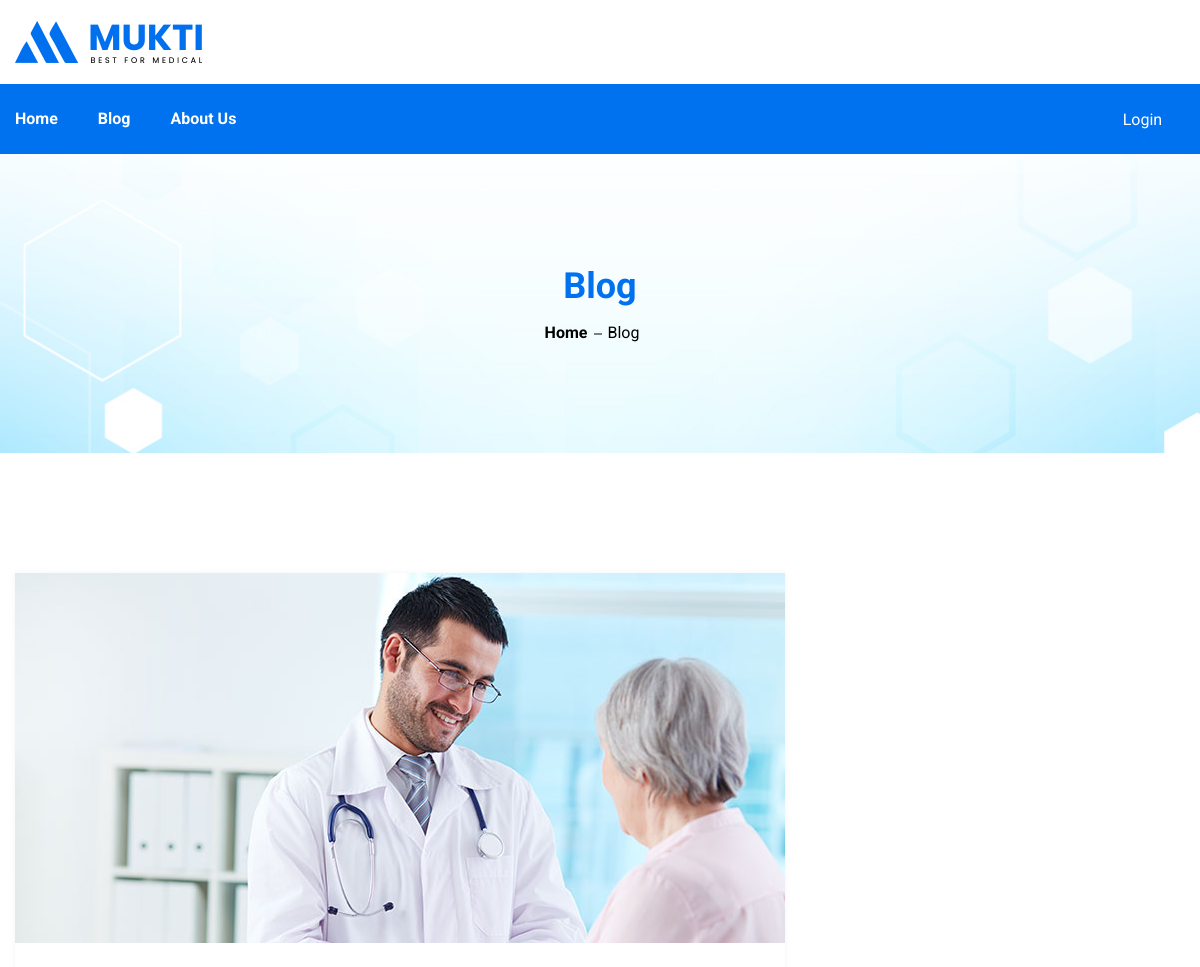
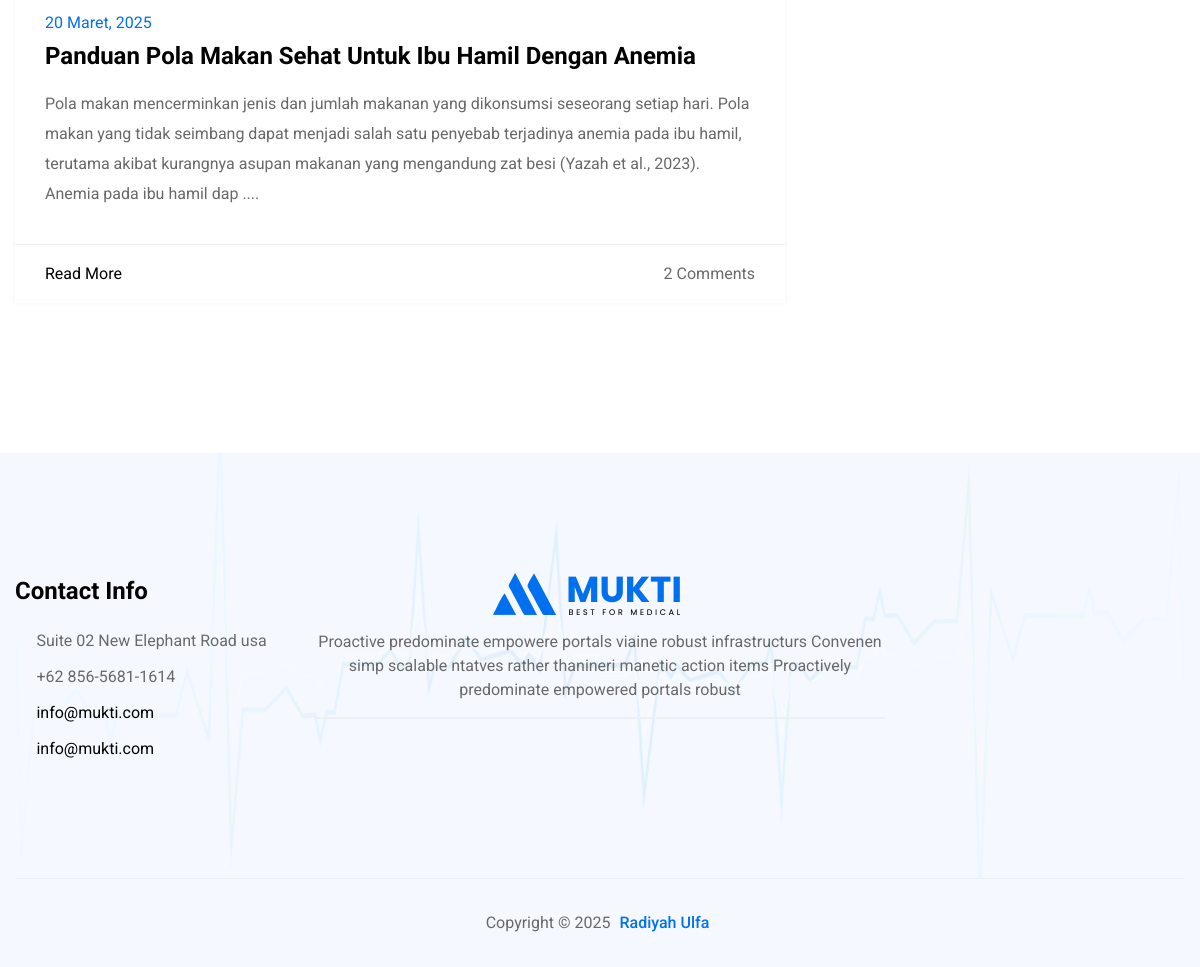
Screenshot of /blog.php with the database file from the repository (2 pictures, top to bottom).
### tables this page shows
CREATE TABLE `blog` (
  `id` int(11) NOT NULL,
  `gambar` varchar(255) DEFAULT NULL,
  `nama_blog` varchar(255) NOT NULL,
  `tanggal` timestamp NOT NULL DEFAULT current_timestamp(),
  `isi` text NOT NULL
);

### blog.php (the view, shortened to what this page needs)
<!DOCTYPE html>
<html lang="en">
<?php
require 'components/header.php';
require 'koneksi.php';
$data = mysqli_query($koneksi, "SELECT * FROM blog");
?>
<body>
    <?php
    require 'components/navbar.php';
    ?>
    <section class="page-header-section service-title style-1"
        style="background-image: url(assets/assets/images/pageheader/pageheader.jpg)">
        <div class="page-header-content">
            <div class="container">
                <div class="page-header-content-inner">
                    <div class="page-title">
                        <h2>Blog</h2>
                    </div>
                    <ol class="breadcrumb">
                        <li><a href="index.html">Home</a></li>
                        <li class="active">Blog</li>
                    </ol>
                </div>
            </div>
        </div>
    </section>
    <section class="blog-section padding-tb">
        <div class="container">
            <div class="main-blog">
                <div class="row">
                    <?php
                    while ($d = mysqli_fetch_array($data)) {
                    ?>
                        <div class="col-lg-8 col-12">
                            <div class="blog-wrapper">
                                <div class="post-item">
                                    <div class="post-item-inner">
                                        <div class="post-thumb">
                                            <a href="detail.php?id_blog=<?= $d['id'] ?>"><img src="assets/assets/images/blog/04.jpg" alt="blog"></a>
                                        </div>
                                        <div class="post-content">
                                            <span class="meta">
                                                20 Maret, 2025</span>
                                            <h3><a href="detail.php?id_blog=<?= $d['id'] ?>"><?= $d['nama_blog'] ?></a></h3>
                                            <p><?= substr($d['isi'], 0, 300) . " ..."   ?>.</p>
                                        </div>
                                        <div class="blog-footer">
                                            <a href="detail.php?id_blog=<?= $d['id'] ?>" class="viewall">Read More <i
                                                    class="icofont-double-right"></i></a>
                                            <div class="right">
                                                <a href="#" class="blog-comment"><i class="icofont-comment"></i> 2
                                                    <span class="d-none d-sm-inline-block">Comments</span> </a>
                                            </div>
                                        </div>
                                    </div>
                                </div>
                            </div>
                        </div>
                    <?php
                    }
                    ?>
                </div>
            </div>
        </div>
    </section>
    <?php
    require 'components/footer.php';
    ?>
</body>
</html>

### components/header.php (shortened to what this page needs)
<head>
    <link rel="stylesheet" href="assets/assets/css/animate.css">
    <link rel="stylesheet" href="assets/assets/css/bootstrap.min.css">
    <link rel="stylesheet" href="assets/assets/css/icofont.min.css">
    <link rel="stylesheet" href="assets/assets/css/swiper.min.css">
    <link rel="stylesheet" href="assets/assets/css/hc-offcanvas-nav.css">
    <link rel="stylesheet" href="assets/assets/css/style.css">
</head>

### components/navbar.php (shortened to what this page needs)
<header class="header-section d-none d-lg-block">
    <div class="header-top">
        <div class="container">
            <div class="row justify-content-between align-items-center px-15">
                <div class="header-logo">
                    <a href="index.html" class="logo"><img src="assets/assets/images/logo/logo.png" alt="logo"></a>
                </div>
            </div>
        </div>
    </div>
    <div class="header-bottom">
        <nav class="container">
            <div class="primary-menu">
                <div class="menu-area">
                    <div class="row justify-content-between px-15">
                        <ul class="main-menu d-flex">
                            <li><a href="index.php">Home</a></li>
                            <li><a href="blog.php">Blog</a></li>
                            <li><a href="about.php">About Us</a></li>
                        </ul>
                        <ul class="nav-widget d-flex justify-content-between align-items-center">
                            <?php
                            if (!isset($_SESSION['login'])) {
                            ?>
                                <a href="login.php" class="lab-btn">Login
                                </a>
                            <?php
                            }
                            ?>
                        </ul>
                    </div>
                </div>
            </div>
        </nav>
    </div>
</header>

### components/footer.php (shortened to what this page needs)
<footer class="footer-section style-1 bg-color">
    <div class="container">
        <div class="section-wrapper">
            <div class="footer-top padding-tb parallax-window4">
                <div class="row">
                    <div class="col-12 col-lg-6 wow fadeInUp order-lg-2" data-wow-duration="1s"
                        data-wow-delay=".2s">
                        <div class="footer-about">
                            <div class="top">
                                <a href="index.html" class="footer-logo">
                                    <img src="assets/assets/images/logo/logo.png" alt="footer-bottom">
                                </a>
                                <p>Proactive predominate empowere portals viaine robust infrastructurs Convenen simp
                                    scalable ntatves rather thanineri manetic action items Proactively predominate
                                    empowered portals robust</p>
                            </div>
                            <div class="bottom">
                                <div class="news-input">
                                </div>
                            </div>
                        </div>
                    </div>
                    <div class="col-12 col-lg-3 wow fadeInUp order-lg-1" data-wow-duration="1s"
                        data-wow-delay=".1s">
                        <div class="contact-info">
                            <h3>Contact Info</h3>
                            <ul>
                                <li><i class="icofont-home"></i> Suite 02 New Elephant Road usa</li>
                                <li><i class="icofont-phone"></i> +62 856-5681-1614</li>
                                <li><i class="icofont-envelope"></i> <a href="#"> info@mukti.com</a></li>
                                <li><i class="icofont-globe"></i> <a href="#"> info@mukti.com</a></li>
                            </ul>
                        </div>
                    </div>
                    <div class="col-12 col-lg-3 wow fadeInUp order-lg-3" data-wow-duration="1s"
                        data-wow-delay=".4s">
                    </div>
                </div>
            </div>
            <div class="footer-bottom">
                <div class="copyright text-center wow fadeInUp" data-wow-duration="1s" data-wow-delay=".1s">
                    <span>Copyright &copy; 2025 <a href="index.php">Radiyah Ulfa</a>
                </div>
            </div>
        </div>
    </div>
</footer>

### rows the page displays
blog: nama_blog "Panduan Pola Makan Sehat Untuk Ibu Hamil Dengan Anemia", isi "Pola makan mencerminkan jenis dan jumlah makanan yang dikonsumsi seseorang setiap hari. Pola makan yang tidak seimbang dapat menjadi salah satu penyebab terjadinya anemia pada ibu hamil, terutama akibat kurangnya asupan makanan yang mengandung zat besi (Yazah et al., 2023). Anemia pada ibu hamil dap"
